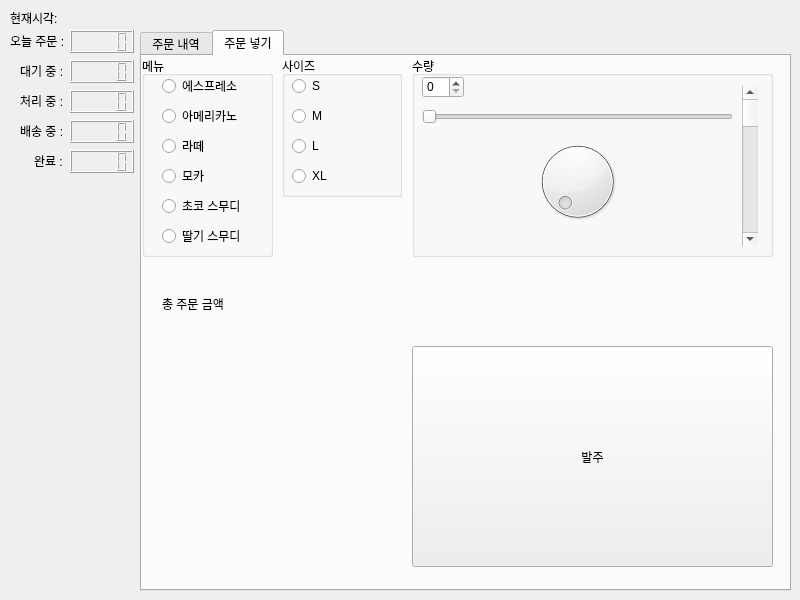
<?xml version="1.0" encoding="UTF-8"?>
<ui version="4.0">
 <class>MainWindow</class>
 <widget class="QMainWindow" name="MainWindow">
  <property name="geometry">
   <rect>
    <x>0</x>
    <y>0</y>
    <width>800</width>
    <height>600</height>
   </rect>
  </property>
  <property name="windowTitle">
   <string>MainWindow</string>
  </property>
  <widget class="QWidget" name="centralwidget">
   <widget class="QLabel" name="lb_now">
    <property name="geometry">
     <rect>
      <x>10</x>
      <y>10</y>
      <width>371</width>
      <height>16</height>
     </rect>
    </property>
    <property name="text">
     <string>현재시각:</string>
    </property>
   </widget>
   <widget class="QLCDNumber" name="lcd_num_of_orders">
    <property name="geometry">
     <rect>
      <x>70</x>
      <y>30</y>
      <width>64</width>
      <height>23</height>
     </rect>
    </property>
   </widget>
   <widget class="QLabel" name="label_2">
    <property name="geometry">
     <rect>
      <x>10</x>
      <y>30</y>
      <width>71</width>
      <height>21</height>
     </rect>
    </property>
    <property name="text">
     <string>오늘 주문 :</string>
    </property>
   </widget>
   <widget class="QLCDNumber" name="lcd_num_of_orders_waiting">
    <property name="geometry">
     <rect>
      <x>70</x>
      <y>60</y>
      <width>64</width>
      <height>23</height>
     </rect>
    </property>
   </widget>
   <widget class="QLabel" name="label_3">
    <property name="geometry">
     <rect>
      <x>20</x>
      <y>60</y>
      <width>71</width>
      <height>21</height>
     </rect>
    </property>
    <property name="text">
     <string>대기 중 :</string>
    </property>
   </widget>
   <widget class="QLCDNumber" name="lcd_num_of_orders_processing">
    <property name="geometry">
     <rect>
      <x>70</x>
      <y>90</y>
      <width>64</width>
      <height>23</height>
     </rect>
    </property>
   </widget>
   <widget class="QLabel" name="label_4">
    <property name="geometry">
     <rect>
      <x>20</x>
      <y>90</y>
      <width>71</width>
      <height>21</height>
     </rect>
    </property>
    <property name="text">
     <string>처리 중 :</string>
    </property>
   </widget>
   <widget class="QLCDNumber" name="lcd_num_of_orders_delivery">
    <property name="geometry">
     <rect>
      <x>70</x>
      <y>120</y>
      <width>64</width>
      <height>23</height>
     </rect>
    </property>
   </widget>
   <widget class="QLabel" name="label_5">
    <property name="geometry">
     <rect>
      <x>20</x>
      <y>120</y>
      <width>71</width>
      <height>21</height>
     </rect>
    </property>
    <property name="text">
     <string>배송 중 :</string>
    </property>
   </widget>
   <widget class="QLCDNumber" name="lcd_num_of_orders_done">
    <property name="geometry">
     <rect>
      <x>70</x>
      <y>150</y>
      <width>64</width>
      <height>23</height>
     </rect>
    </property>
   </widget>
   <widget class="QLabel" name="label_6">
    <property name="geometry">
     <rect>
      <x>34</x>
      <y>150</y>
      <width>71</width>
      <height>21</height>
     </rect>
    </property>
    <property name="text">
     <string>완료 :</string>
    </property>
   </widget>
   <widget class="QTabWidget" name="tabWidget">
    <property name="geometry">
     <rect>
      <x>140</x>
      <y>30</y>
      <width>651</width>
      <height>561</height>
     </rect>
    </property>
    <property name="currentIndex">
     <number>1</number>
    </property>
    <widget class="QWidget" name="tab">
     <attribute name="title">
      <string>주문 내역</string>
     </attribute>
     <widget class="QTableWidget" name="table_orders">
      <property name="geometry">
       <rect>
        <x>10</x>
        <y>10</y>
        <width>631</width>
        <height>521</height>
       </rect>
      </property>
      <column>
       <property name="text">
        <string>메뉴</string>
       </property>
      </column>
      <column>
       <property name="text">
        <string>수량</string>
       </property>
      </column>
      <column>
       <property name="text">
        <string>주문 금액</string>
       </property>
      </column>
      <column>
       <property name="text">
        <string>주문 시각</string>
       </property>
      </column>
      <column>
       <property name="text">
        <string>상태</string>
       </property>
      </column>
     </widget>
    </widget>
    <widget class="QWidget" name="tab_2">
     <attribute name="title">
      <string>주문 넣기</string>
     </attribute>
     <widget class="QGroupBox" name="groupBox">
      <property name="geometry">
       <rect>
        <x>0</x>
        <y>0</y>
        <width>131</width>
        <height>201</height>
       </rect>
      </property>
      <property name="title">
       <string>메뉴</string>
      </property>
      <widget class="QRadioButton" name="radio_espresso">
       <property name="geometry">
        <rect>
         <x>20</x>
         <y>20</y>
         <width>89</width>
         <height>20</height>
        </rect>
       </property>
       <property name="text">
        <string>에스프레소</string>
       </property>
      </widget>
      <widget class="QRadioButton" name="radio_americano">
       <property name="geometry">
        <rect>
         <x>20</x>
         <y>50</y>
         <width>89</width>
         <height>20</height>
        </rect>
       </property>
       <property name="text">
        <string>아메리카노</string>
       </property>
      </widget>
      <widget class="QRadioButton" name="radio_latte">
       <property name="geometry">
        <rect>
         <x>20</x>
         <y>80</y>
         <width>89</width>
         <height>20</height>
        </rect>
       </property>
       <property name="text">
        <string>라떼</string>
       </property>
      </widget>
      <widget class="QRadioButton" name="radio_mocha">
       <property name="geometry">
        <rect>
         <x>20</x>
         <y>110</y>
         <width>89</width>
         <height>20</height>
        </rect>
       </property>
       <property name="text">
        <string>모카</string>
       </property>
      </widget>
      <widget class="QRadioButton" name="radio_choco_smoothie">
       <property name="geometry">
        <rect>
         <x>20</x>
         <y>140</y>
         <width>89</width>
         <height>20</height>
        </rect>
       </property>
       <property name="text">
        <string>초코 스무디</string>
       </property>
      </widget>
      <widget class="QRadioButton" name="radio_strawberry_smoothie">
       <property name="geometry">
        <rect>
         <x>20</x>
         <y>170</y>
         <width>89</width>
         <height>20</height>
        </rect>
       </property>
       <property name="text">
        <string>딸기 스무디</string>
       </property>
      </widget>
     </widget>
     <widget class="QGroupBox" name="groupBox_2">
      <property name="geometry">
       <rect>
        <x>140</x>
        <y>0</y>
        <width>120</width>
        <height>141</height>
       </rect>
      </property>
      <property name="title">
       <string>사이즈</string>
      </property>
      <widget class="QRadioButton" name="radio_size_s">
       <property name="geometry">
        <rect>
         <x>10</x>
         <y>20</y>
         <width>89</width>
         <height>20</height>
        </rect>
       </property>
       <property name="text">
        <string>S</string>
       </property>
      </widget>
      <widget class="QRadioButton" name="radio_size_m">
       <property name="geometry">
        <rect>
         <x>10</x>
         <y>50</y>
         <width>89</width>
         <height>20</height>
        </rect>
       </property>
       <property name="text">
        <string>M</string>
       </property>
      </widget>
      <widget class="QRadioButton" name="radio_size_l">
       <property name="geometry">
        <rect>
         <x>10</x>
         <y>80</y>
         <width>89</width>
         <height>20</height>
        </rect>
       </property>
       <property name="text">
        <string>L</string>
       </property>
      </widget>
      <widget class="QRadioButton" name="radio_size_xl">
       <property name="geometry">
        <rect>
         <x>10</x>
         <y>110</y>
         <width>89</width>
         <height>20</height>
        </rect>
       </property>
       <property name="text">
        <string>XL</string>
       </property>
      </widget>
     </widget>
     <widget class="QGroupBox" name="groupBox_3">
      <property name="geometry">
       <rect>
        <x>270</x>
        <y>0</y>
        <width>361</width>
        <height>201</height>
       </rect>
      </property>
      <property name="title">
       <string>수량</string>
      </property>
      <widget class="QSpinBox" name="spin_quantity">
       <property name="geometry">
        <rect>
         <x>10</x>
         <y>20</y>
         <width>42</width>
         <height>22</height>
        </rect>
       </property>
      </widget>
      <widget class="QSlider" name="hs_quantity">
       <property name="geometry">
        <rect>
         <x>10</x>
         <y>50</y>
         <width>311</width>
         <height>22</height>
        </rect>
       </property>
       <property name="orientation">
        <enum>Qt::Horizontal</enum>
       </property>
      </widget>
      <widget class="QScrollBar" name="vs_quantity">
       <property name="geometry">
        <rect>
         <x>330</x>
         <y>30</y>
         <width>16</width>
         <height>160</height>
        </rect>
       </property>
       <property name="orientation">
        <enum>Qt::Vertical</enum>
       </property>
      </widget>
      <widget class="QDial" name="dial_quantity">
       <property name="geometry">
        <rect>
         <x>120</x>
         <y>80</y>
         <width>91</width>
         <height>91</height>
        </rect>
       </property>
      </widget>
     </widget>
     <widget class="QLabel" name="lb_order_amount">
      <property name="geometry">
       <rect>
        <x>20</x>
        <y>240</y>
        <width>151</width>
        <height>16</height>
       </rect>
      </property>
      <property name="text">
       <string>총 주문 금액</string>
      </property>
     </widget>
     <widget class="QPushButton" name="btn_order">
      <property name="geometry">
       <rect>
        <x>270</x>
        <y>290</y>
        <width>361</width>
        <height>221</height>
       </rect>
      </property>
      <property name="text">
       <string>발주</string>
      </property>
     </widget>
    </widget>
   </widget>
  </widget>
 </widget>
 <resources/>
 <connections/>
</ui>
